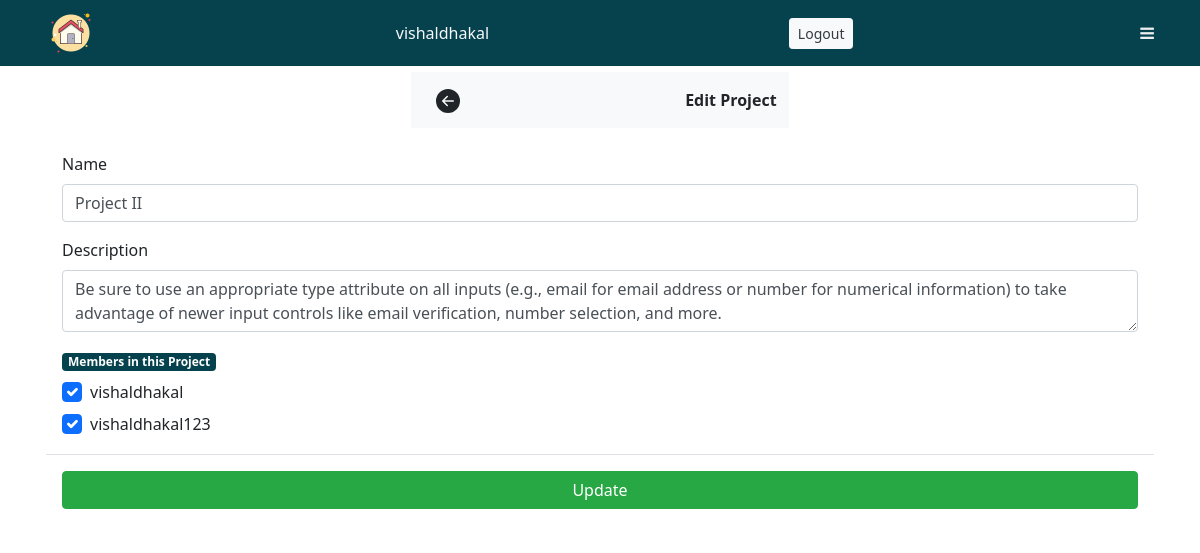
The app's page /project-edit/1 (signed in) with its own data.
### home/models.py (models this page shows, shortened)
class Project(models.Model):
    name = models.CharField(max_length = 500)
    members = models.ManyToManyField(User,blank=True)
    description = models.TextField()

### home/views.py (the view)
# urls.py: path('project-edit/<int:id>',views.project_edit,name="project_edit"),
def project_edit(request,id):
    project = Project.objects.get(id=id)
    if request.method == "POST":
        name = request.POST['name']
        description = request.POST['description']
        players = request.POST.getlist('members')
        project.members.clear()
        for pll in players:
            userrr = User.objects.get(id=pll)
            project.members.add(userrr)
        project.name = name
        project.description = description
        project.save()
        return redirect('add_project')
    else:
        allusers = User.objects.all()
        ctx = {
            'users':allusers,
            'project':project,
        }
        return render(request, 'edit_project.html',ctx)

### templates/edit_project.html (shortened to what this page needs)
{% extends 'base.html' %}
{% block body %}
<div class="container mt-5 pt-4">
    <div class="row row-cols-1 row-cols-sm-3 mb-2">
      <div class="col"></div>
      <div class="col">
        <div class="row row-cols-2 bg-light py-2 font-weight-bold ">
            <div class="col text-left">
                <a href="{% url 'add_project' %}" class="btn">
                </a>
            </div>
            <div class="col text-right py-2">
                <strong>Edit Project</strong>
            </div>
        </div>
    </div>
      <div class="col"></div>
    </div>
    <div class="row row-cols-1 row-cols-md-1">
        <div class="col">
            <form action="{% url 'project_edit' project.id %}" method="POST" enctype="multipart/form-data">
                <div class="modal-body">
                    <div class="mb-3">
                        <label for="name" class="form-label">Name</label>
                        <input type="text" class="form-control" id="name" name="name" value="{{project.name}}">
                    </div>
                    <div class="mb-3">
                        <label for="description" class="form-label">Description</label>
                        <textarea type="text" class="form-control" id="description" name="description">{{project.description}}</textarea>
                    </div>
                    <span class="badge bg-mine">Members in this Project</span>
                    {% for mem in users %}
                    <div class="form-check mt-2">
                        <input class="form-check-input" type="checkbox" value="{{mem.id}}" name="members" id="flexCheckDefault" {% if mem in project.members.all %}checked{% endif %}>
                        <label class="form-check-label" for="flexCheckDefault">
                        {{mem}}
                        </label>
                    </div>
                    {% endfor %}
                </div>
                <div class="modal-footer">
                    <input type="submit" class="btn btn-success btn-block" value="Update"></button>
                </div>
            </form>
        </div>
    </div>
  </div>
{% endblock %}

### templates/base.html (shortened to what this page needs)
{% load static %}
<!DOCTYPE html>
<html lang="en">
<head>
  <link rel="stylesheet" href="{% static 'css/bootstrap.min.css' %}">
  <link rel="stylesheet" href="{% static 'css/style.css' %}">
  <link rel="stylesheet" href="https://cdnjs.cloudflare.com/ajax/libs/font-awesome/4.7.0/css/font-awesome.min.css">
</head>
<body>
  <nav class="navbar navbar-expand-lg fixed-top navbar-light bg-mine">
    <div class="container-md">
      {% if request.user.is_authenticated %}
      <a href="{% url 'index' %}" class="link"><img src="{% static 'images/home.png' %}" alt="home icon"></a>
      <a href="#" class="text-light btn">{{request.user.username}}</a>
      <a href="{% url 'logout' %}" class="text-dark btn btn-sm btn-light">Logout</a>
      {% else %}
      <a href="{% url 'index' %}" class="navbar-brand text-light font-weight-bold">Project management</a>
      <a href="{% url 'login' %}" class="text-dark btn btn-sm btn-light">Login</a>
      {% endif %}
      <a href="#" class="link toggle"><i class="fa fa-bars"></i></a>
    </div>
  </nav>
  {% block body %}
  {% endblock %}
  <div class="py-2"></div>
</body>
</html>

### expense/staticfiles/css/style.css (style rules this page uses)
.link { color: #eeeeee; }
.bg-mine { background-color: rgb(6, 66, 77); }
nav { z-index: 1 !important; }

### records on screen
Project: name "Project II", description "Be sure to use an appropriate type attribute on all inputs (e.g., email for email address or number for numerical information) to take advantage of newer input controls like email verification, number selection, and more."

### other values on screen
{{ request.user.username }} "vishaldhakal"
{{ mem }} "vishaldhakal"
{{ mem }} "vishaldhakal123"
